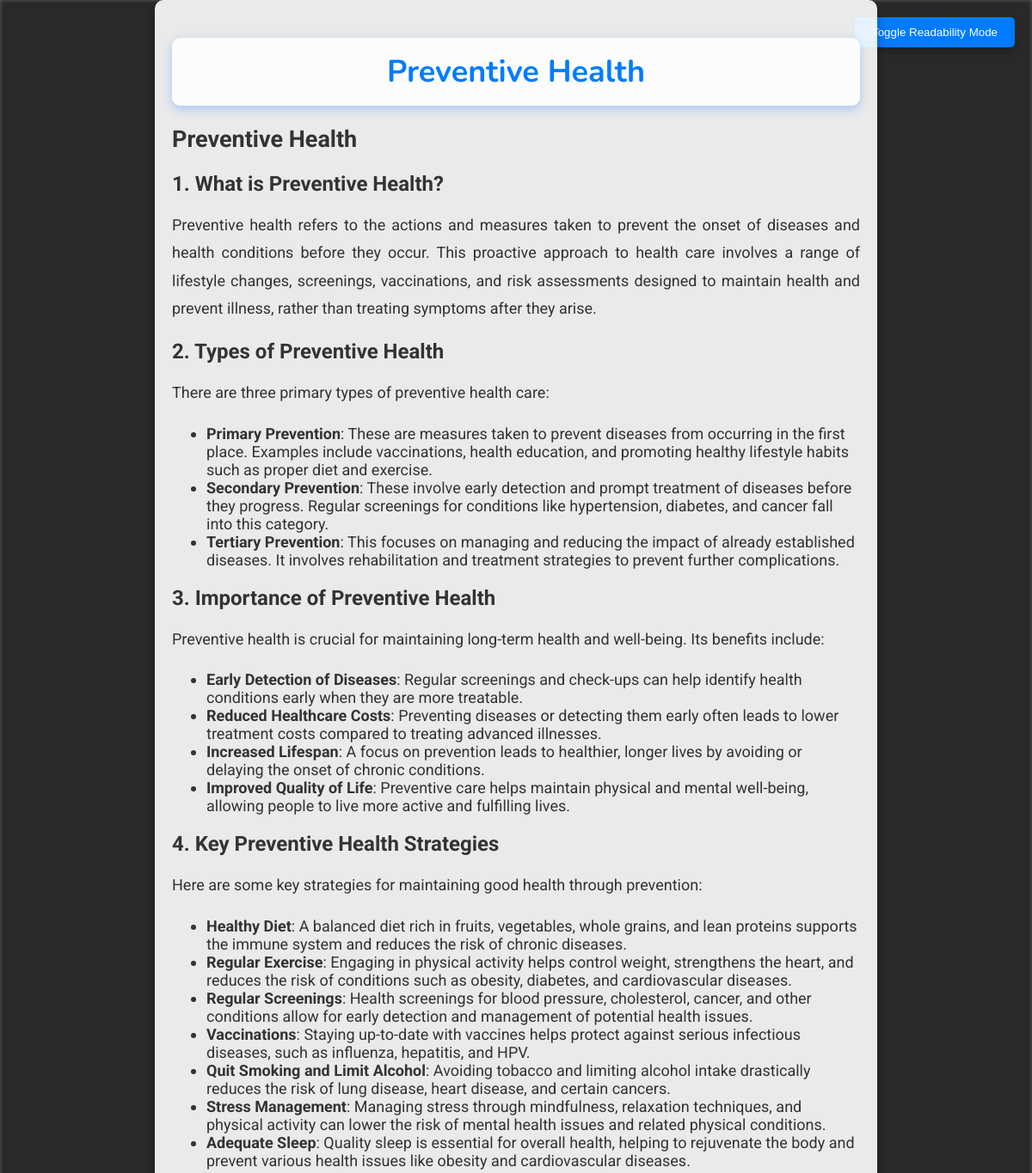
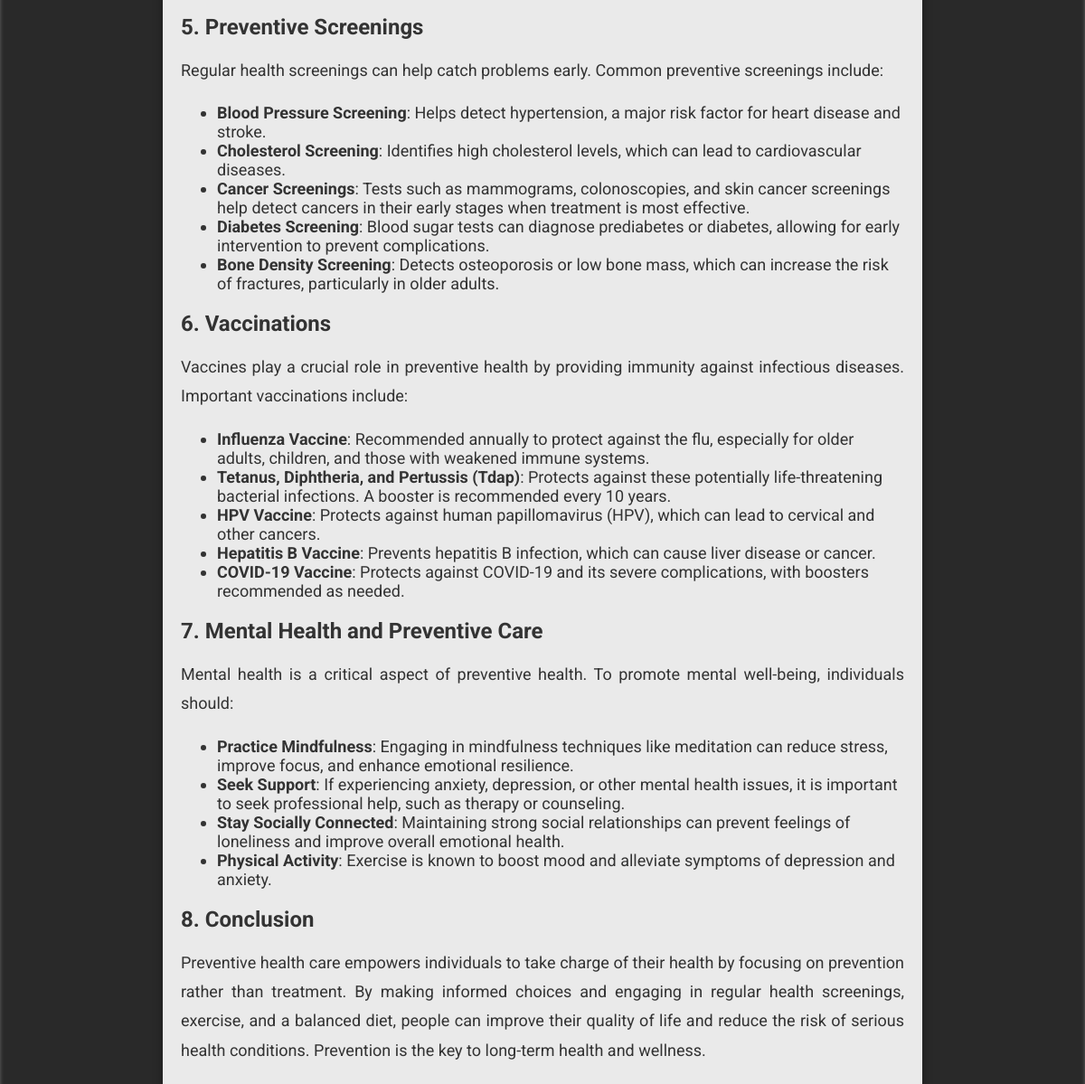
Screenshot of /education/info/9/ with the database file from the repository (2 pictures, top to bottom).
### education/models.py (models this page shows, shortened)
class HealthInformation(models.Model):
    title = models.CharField(max_length=255)
    content = models.TextField()
    created_at = models.DateTimeField(auto_now_add=True)

### education/views.py (the view)
# urls.py: path('info/<int:id>/', views.information_detail, name='information_detail'),
def information_detail(request, id):
    information = HealthInformation.objects.get(pk=id)
    return render(request, 'information_detail.html', {'information': information})

### education/templates/information_detail.html (shortened to what this page needs)
<!DOCTYPE html>
<html lang="en">
<head>
</head>
<body>
    <button class="readability-btn" onclick="toggleReadability()">Toggle Readability Mode</button>
    <div class="container">
        <h1 class="title">{{ information.title }}</h1>
        <div class="text">
            {{ information.content|safe }}
        </div>
    </div>
</body>
</html>

### education/templates/information_detail.html (style rules this page uses)
body { font-family: 'Roboto', sans-serif; margin: 0; padding: 0; display: flex; justify-content: center; align-items: center; min-height: 100vh; background: linear-gradient(to right, rgba(0, 0, 0, 0.6), rgba(0, 0, 0, 0.6)), url('https://source.unsplash.com/1600x900/?health,wellness') no-repeat center center fixed; background-size: cover; color: white; overflow-x: hidden; }
body:before { content: ''; position: fixed; top: 0; left: 0; width: 100%; height: 100%; background: inherit; z-index: -1; background-attachment: fixed; filter: blur(2px); }
.container { width: 100%; max-width: 800px; padding: 20px; background-color: rgba(255, 255, 255, 0.9); box-shadow: 0 4px 12px rgba(0, 0, 0, 0.3); border-radius: 10px; color: #333; opacity: 0; animation: fadeIn 1.2s ease-in-out forwards; }
.title { font-family: 'Nunito', sans-serif; font-size: 36px; font-weight: bold; text-align: center; margin-bottom: 20px; color: #007bff; position: sticky; top: 0; background-color: rgba(255, 255, 255, 0.9); padding: 15px; border-radius: 10px; box-shadow: 0 4px 12px rgba(0, 123, 255, 0.3); z-index: 100; }
.text h3, .text h4 { font-size: 24px; font-weight: bold; color: #333; margin: 20px 0 10px; transition: color 0.3s ease; }
.text p { font-size: 18px; line-height: 1.8; margin-bottom: 20px; text-align: justify; transition: color 0.3s ease; }
.text div { font-size: 18px; margin-bottom: 15px; transition: color 0.3s ease; }
.readability-btn { position: fixed; top: 20px; right: 20px; padding: 10px 20px; background-color: #007bff; color: white; border: none; border-radius: 5px; cursor: pointer; box-shadow: 0 4px 10px rgba(0, 0, 0, 0.2); transition: background-color 0.3s ease, box-shadow 0.3s ease; }

### rows the page displays
HealthInformation: title "Preventive Health", content "Preventive Health 1. What is Preventive Health? Preventive health refers to the actions and measures taken to prevent the onset of diseases and health conditions before they occur. This proactive approach to health care involves a range of lifestyle changes, screenings, vaccinations, and risk assessments designed to maintain health and prevent illness, rather than treating symptoms after they arise. 2. Types of Preventive Health There are three primary types of preventive health care: Primary Prevention : These are measures taken to prevent diseases from occurring in the first place. Examples include vaccinations, health education, and promoting healthy lifestyle habits such as proper diet…"
